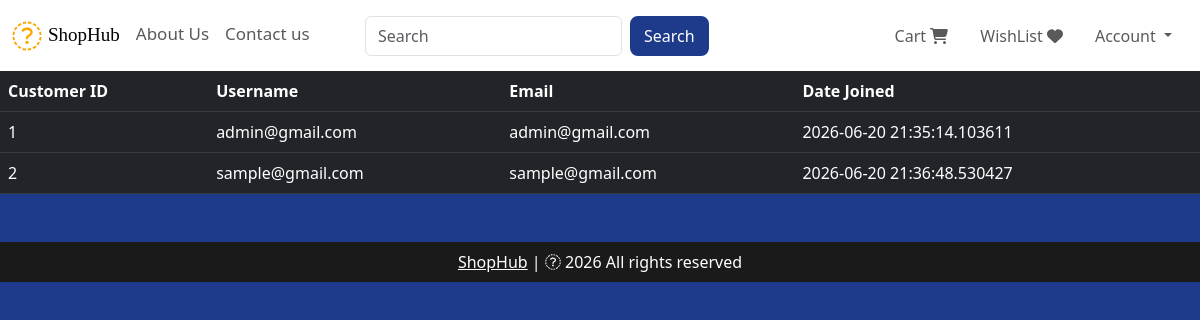
Page /customers (signed in) on the committed database.
### website/models.py (models this page shows, shortened)
class Customer(db.Model, UserMixin):
    id = db.Column(db.Integer, primary_key = True)
    email = db.Column(db.String(100),unique=True)
    username = db.Column(db.String(100))
    password_hash = db.Column(db.String(150))
    date_joined = db.Column(db.DateTime(),default=datetime.utcnow)
    cart_items = db.relationship('Cart',backref=db.backref('customer',lazy=True))
    orders = db.relationship('Order',backref=db.backref('customer',lazy=True))
    @property
    def password(self):
        raise AttributeError('Password is not a readable attribute')

### website/admin.py (the view)
@admin.route('/customers')
@login_required
def display_customers():
    if current_user.id == 1:
        customers = Customer.query.all()
        return render_template('customers.html',customers=customers)
    return render_template('404.html')

### website/templates/customers.html (shortened to what this page needs)
{% extends 'base.html' %}
{% block body %}
<table class="table table-dark table-hover">
    <thead>
        <tr>
            <th scope="col">Customer ID</th>
            <th scope="col">Username</th>
            <th scope="col">Email</th>
            <th scope="col">Date Joined</th>
        </tr>
    </thead>
    <tbody>
        {% for customer in customers %}
        <tr>
        <td>{{ customer.id }}</td>
        <td>{{ customer.username }}</td>
        <td>{{ customer.email }}</td>
        <td>{{ customer.date_joined }}</td>
        </tr>
        {% endfor %}
    </tbody>
</table>
{% endblock %}

### rows in the picture
Customer: id "1", username "admin@gmail.com", email "admin@gmail.com", date_joined "2026-06-20 21:35:14.103611"
Customer: id "2", username "sample@gmail.com", email "sample@gmail.com", date_joined "2026-06-20 21:36:48.530427"
